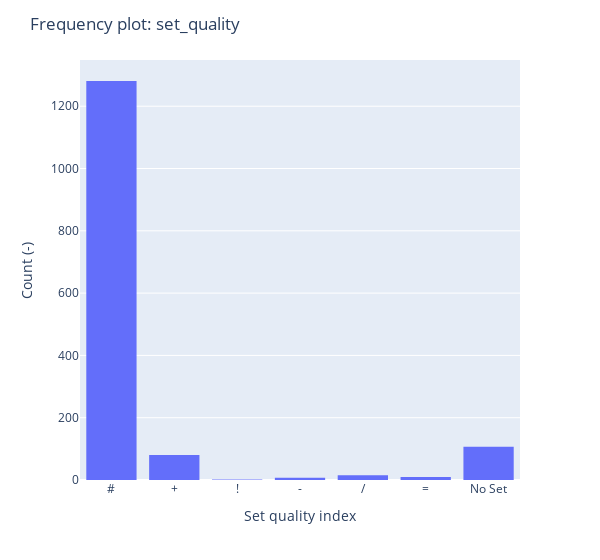

Notebook source saved alongside this figure:
### Markdown cell above
<br>

### Set quality
The categories are:

'#' < '+' < '!' < '-' < '/' < '=' < 'No Set'

ordered from best quality (left) to worse quality (right), with the exception of No Set (sideout where a set is not present). This attribute is of little importance, but I will keep it uniquely to properly identify 'No Set' situations.

<br>

### Code cell
import plotly.express as px
fig = px.histogram(df_clear.sort_values(by='set_quality'), x='set_quality')
fig.update_xaxes(type='category')
fig.update_layout(xaxis_title='Set quality index', yaxis_title='Count (-)', title='Frequency plot: set_quality', width = 600)
fig.show()

### Figure 1 — Plotly figure (JSON) as saved in the notebook; plotly's stock layout.template omitted (floating-point values rounded to 4 significant figures; data arrays with more than 128 entries replaced by an {"elided": "..."} marker saying what was removed)
{"data": [{"alignmentgroup": "True", "bingroup": "x", "hovertemplate": "set_quality=%{x}<br>count=%{y}<extra></extra>", "legendgroup": "", "marker": {"color": "#636efa", "pattern": {"shape": ""}}, "name": "", "offsetgroup": "", "orientation": "v", "showlegend": false, "x": {"elided": "1502 str values"}, "xaxis": "x", "yaxis": "y", "type": "histogram"}], "layout": {"xaxis": {"anchor": "y", "domain": [0.0, 1.0], "title": {"text": "Set quality index"}, "type": "category"}, "yaxis": {"anchor": "x", "domain": [0.0, 1.0], "title": {"text": "Count (-)"}}, "legend": {"tracegroupgap": 0}, "margin": {"t": 60}, "barmode": "relative", "title": {"text": "Frequency plot: set_quality"}, "width": 600}}
